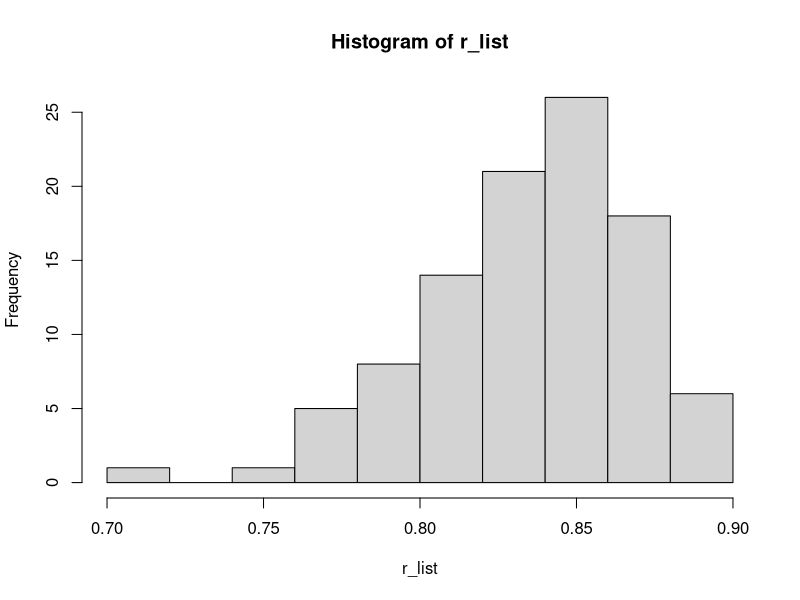
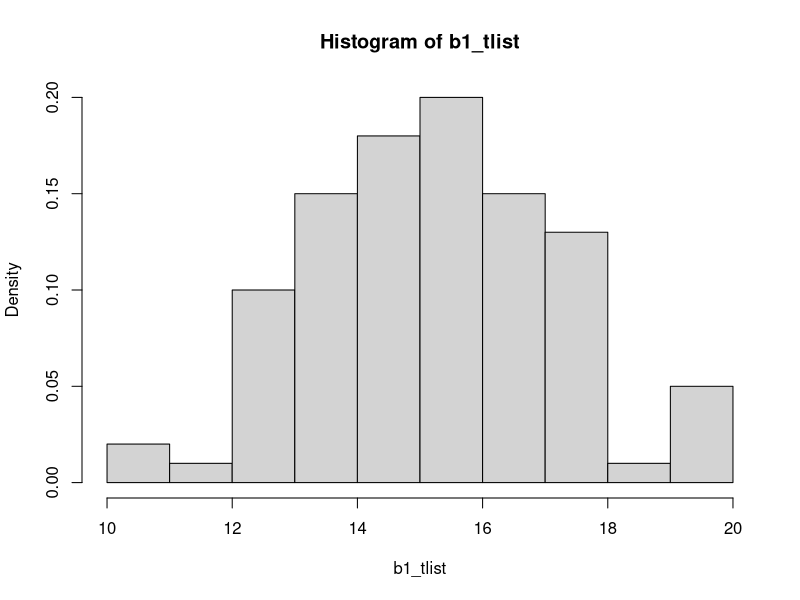
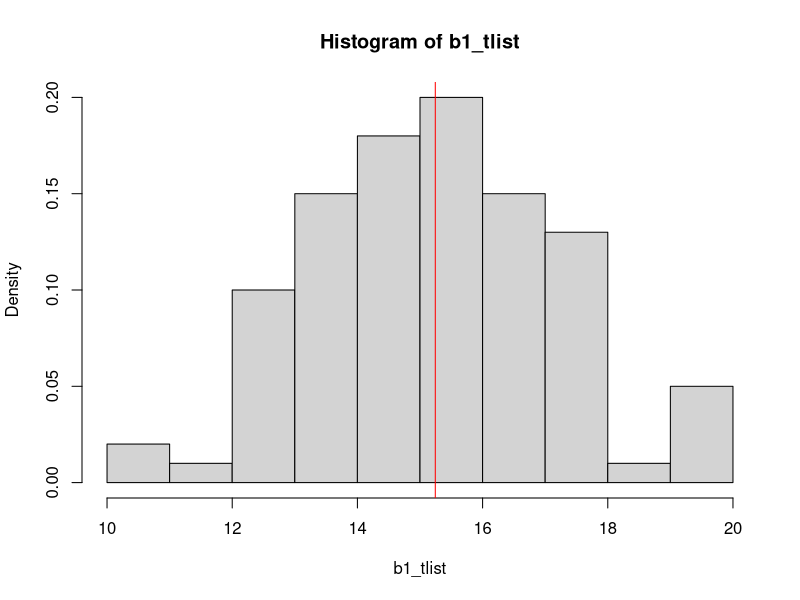
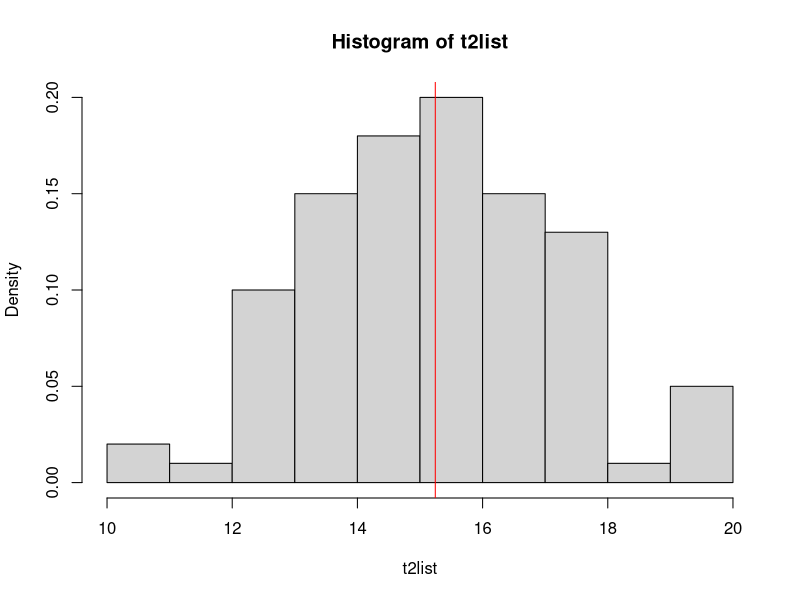

These figures' R source, in order:
## ---- chunk 1
set.seed(1007303552)
n.sim=100
n=100
b1<- c()
b0 <- c()
y_list <- c()

for (i in 1:n.sim){
        e<-rnorm(n, 0 ,2)
        x<-rnorm(n, 0, 1)
        y<-0.5 + 3*x + e
        model<- lm(y~x)
        mod <- summary(model)
        b1_estimated <- mod$coefficients[2, 1]
        b1[i] <- b1_estimated
}

b1
## ---- chunk 2
set.seed(1007303552)
r_list <- c()
for (k in 1:n.sim){
        e<-rnorm(n, 0 ,2)
        x<-rnorm(n, 0, 1)
        y<-0.5 + 3*x + e
        model <- lm(y~x)
        b1_estimated <- b1[k]
        b0_estimated <- mean(y) - b1_estimated * mean(x)
        y_estimated <-b0_estimated + b1_estimated*x
        y_average <- mean(y)
        SSREG <- sum((y_estimated-y_average)^2)
        SST <- sum((y_estimated-y_average)^2)+sum((y-y_estimated)^2)
        R_2 <- SSREG/SST
        r <- R_2^(1/2)
        r_list[k] <- r
}
r_list
## ---- chunk 3
hist(r_list)
## ---- chunk 4
set.seed(1007303552)
b1_tlist <- c()
for (i in 1:n.sim){
        e<-rnorm(n, 0 ,2)
        x<-rnorm(n, 0, 1)
        y<-0.5 + 3*x + e
        model<- lm(y~x)
        b1_estimated <- b1[i]
        b0_estimated <- mean(y) - b1_estimated * mean(x)
        y_estimated <-b0_estimated + b1_estimated*x
        standard_er <- summary(model)$coefficients[2,2]
        t <- b1_estimated/standard_er
        b1_tlist[i] <- t
}
hist(b1_tlist,prob=TRUE)

## ---- chunk 5
set.seed(1007303552)
hist(b1_tlist,prob=TRUE)
abline(v=mean(b1_tlist),col="red")
## ---- chunk 6
set.seed(1007303552)
t2list <- c()
r_list <- c()
for (i in 1:n.sim){
        e<-rnorm(n, 0 ,2)
        x<-rnorm(n, 0, 1)
        y<-0.5 + 3*x + e
        sxy <- sum((x-mean(x))*(y-mean(y)))
        sxx <- sum((x-mean(x))^2)
        syy <- sum((y-mean(y))^2)
        r <- sxy/((sxx*syy)^(1/2))
        t_2 <- r*((n-2)^(1/2))/((1-r^2)^(1/2))
        t2list <- append(t2list,t_2)
}
hist(t2list,prob=TRUE)
abline(v=mean(b1_tlist),col="red")
